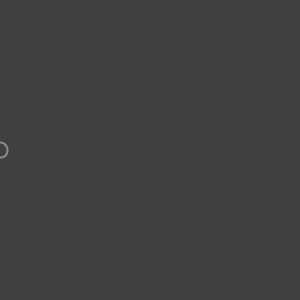
Frame 1 (no input)
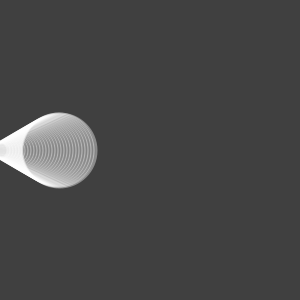
Frame 60 (the mouse pressed at the canvas centre just before this capture)
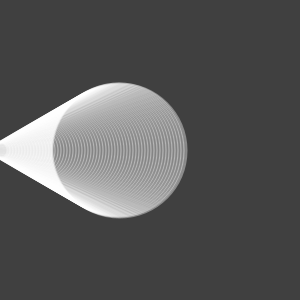
Frame 120 (the mouse held since frame 60 and released just before this capture)

The Processing sketch that drew these frames (run headless with seeded random() and noise(); from frame 60 on, the mouse is pressed at the canvas centre):

// Processing sketch: processing_18978
// ── processing_18978.pde

// variables III
// varying multiple parameters with different variables

int x = 0;
int s = 15;

//--------------------------------------------------------
void setup() {
  size(300, 300);
  smooth();
  noFill();
  stroke(255, 100); // white, transparent
  strokeWeight(2);
  background(64); // dark gray
}

//--------------------------------------------------------
void draw() {
  ellipse(x, 150, s, s);
  x = x + 1;
  s = s + 1;
}
